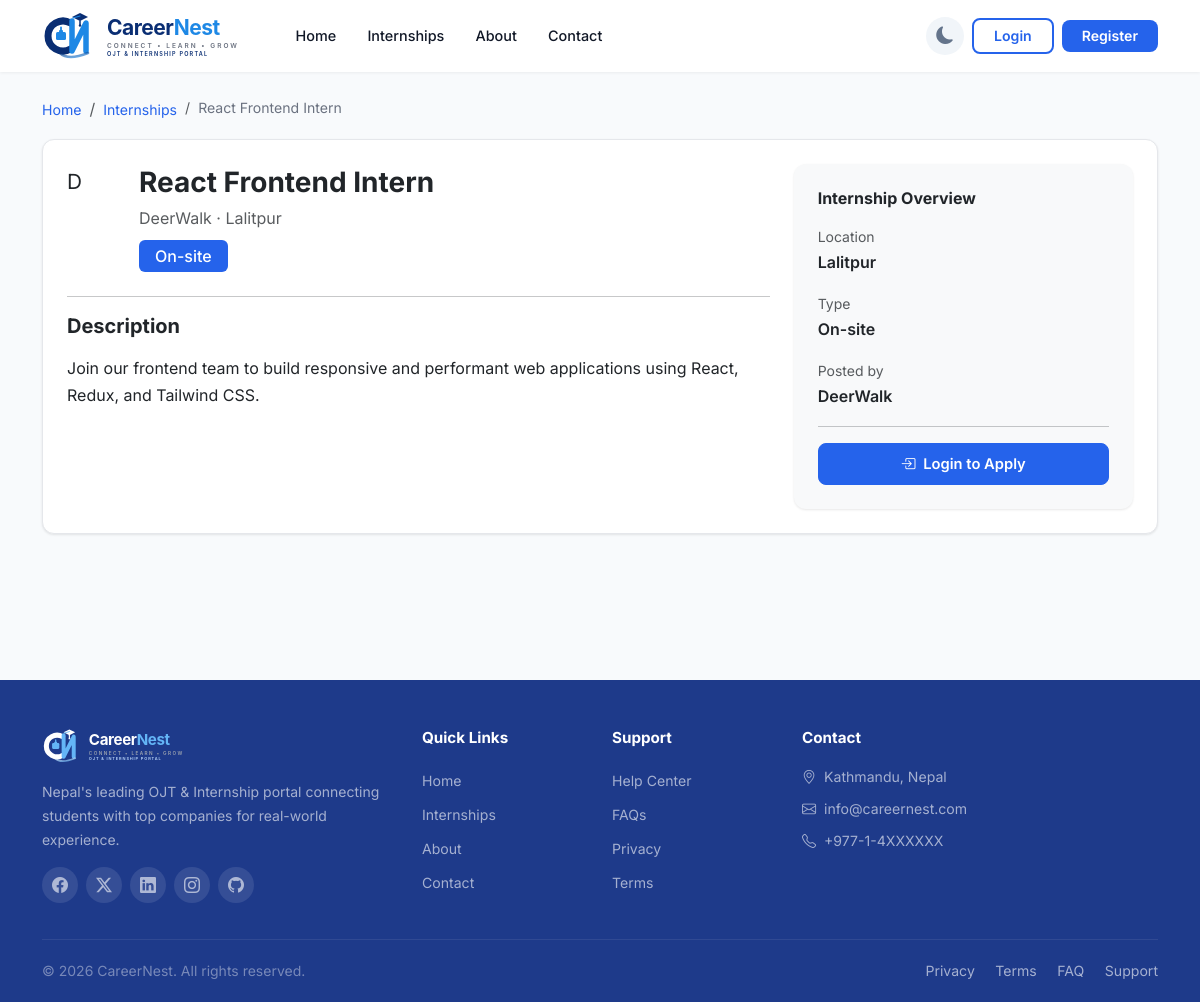
Screenshot of /internships/2/ with the database file from the repository.
### internships/models.py (models this page shows, shortened)
class Internship(models.Model):
    TYPE_CHOICES = [
        ('remote', 'Remote'),
        ('onsite', 'On-site'),
        ('hybrid', 'Hybrid'),
    ]
    company = models.ForeignKey(
        Company, on_delete=models.CASCADE, related_name='internships'
    )
    title = models.CharField(max_length=200)
    description = models.TextField()
    skills_required = models.CharField(max_length=500, blank=True, help_text="Comma separated skills")
    location = models.CharField(max_length=100)
    internship_type = models.CharField(max_length=20, choices=TYPE_CHOICES, default='onsite')
    duration = models.CharField(max_length=100, blank=True, help_text="e.g. 3 months")
    stipend = models.CharField(max_length=100, blank=True, help_text="e.g. Rs. 10,000/month")
    created_at = models.DateTimeField(auto_now_add=True)

### companies/models.py (models this page shows, shortened)
class Company(models.Model):
    user = models.OneToOneField(
        User,
        on_delete=models.CASCADE,
        related_name='company'
    )
    company_name = models.CharField(
        max_length=100
    )
    description = models.TextField()
    is_approved = models.BooleanField(
        default=False
    )

### internships/views.py (the view)
# urls.py: path('<int:pk>/', views.internship_detail, name='internship_detail'),
def internship_detail(request, pk):
    internship = get_object_or_404(Internship, pk=pk)
    has_applied = False
    if request.user.is_authenticated:
        has_applied = Application.objects.filter(
            student=request.user, internship=internship
        ).exists()
    skills_list = [s.strip() for s in internship.skills_required.split(',') if s.strip()]
    return render(request, 'internships/detail.html', {
        'internship': internship,
        'has_applied': has_applied,
        'skills_list': skills_list,
    })

### accounts/context_processors.py (called while the page is built)
def notifications(request):
    if request.user.is_authenticated:
        return {
            'notifications': Notification.objects.filter(user=request.user)[:5],
            'unread_count': Notification.objects.filter(user=request.user, is_read=False).count(),
        }
    return {}

### templates/internships/detail.html (shortened to what this page needs)
{% extends 'base.html' %}
{% block content %}
<section class="py-4">
    <div class="container">
        <nav aria-label="breadcrumb">
            <ol class="breadcrumb">
                <li class="breadcrumb-item"><a href="/">Home</a></li>
                <li class="breadcrumb-item"><a href="{% url 'internship_list' %}">Internships</a></li>
                <li class="breadcrumb-item active">{{ internship.title }}</li>
            </ol>
        </nav>
        <div class="card p-4 fade-up">
            <div class="row g-4">
                <div class="col-lg-8">
                    <div class="d-flex align-items-start gap-3 mb-3">
                        <div class="company-logo" style="width: 56px; height: 56px; font-size: 1.3rem;">{{ internship.company.company_name|first|upper }}</div>
                        <div>
                            <h3 class="fw-bold mb-1">{{ internship.title }}</h3>
                            <p class="text-muted mb-2" style="font-size: 1rem;">{{ internship.company.company_name }} &middot; {{ internship.location }}</p>
                            <div class="d-flex flex-wrap gap-2 mb-2">
                                {% if internship.internship_type == 'remote' %}
                                <span class="badge bg-success fs-6 px-3 py-2">Remote</span>
                                {% elif internship.internship_type == 'hybrid' %}
                                <span class="badge bg-warning text-dark fs-6 px-3 py-2">Hybrid</span>
                                {% else %}
                                <span class="badge bg-primary fs-6 px-3 py-2">On-site</span>
                                {% endif %}
                            </div>
                        </div>
                    </div>
                    <hr>
                    <h5 class="fw-bold">Description</h5>
                    <p class="text-muted" style="line-height: 1.8;">{{ internship.description|linebreaks }}</p>
                </div>
                <div class="col-lg-4">
                    <div class="card bg-light border-0 p-4">
                        <h6 class="fw-bold mb-3">Internship Overview</h6>
                        <div class="d-flex flex-column gap-3">
                            <div><small class="text-muted d-block">Location</small><span class="fw-semibold">{{ internship.location }}</span></div>
                            <div><small class="text-muted d-block">Type</small><span class="fw-semibold">{{ internship.get_internship_type_display }}</span></div>
                            <div><small class="text-muted d-block">Posted by</small><span class="fw-semibold">{{ internship.company.company_name }}</span></div>
                        </div>
                        <hr>
                        <div class="d-grid">
                            {% if user.is_authenticated and not user.company and not user.is_staff %}
                                {% if has_applied %}
                                <button class="btn btn-success" disabled><i class="bi bi-check-circle"></i> Already Applied</button>
                                {% else %}
                                <a href="{% url 'apply_internship' internship.pk %}" class="btn btn-success"><i class="bi bi-send me-1"></i> Apply Now</a>
                                {% endif %}
                            {% elif not user.is_authenticated %}
                                <a href="{% url 'login' %}?next={{ request.path }}" class="btn btn-primary"><i class="bi bi-box-arrow-in-right me-1"></i> Login to Apply</a>
                            {% endif %}
                        </div>
                    </div>
                </div>
            </div>
        </div>
    </div>
</section>
{% endblock %}

### static/css/style.css (style rules this page uses)
:root { --primary: #2563EB; --primary-dark: #1D4ED8; --dark: #1E3A8A; --accent: #10B981; --highlight: #F59E0B; --danger: #EF4444; --bg: #F8FAFC; --card-bg: #FFFFFF; --text: #111827; --text-muted: #6B7280; --border: #E5E7EB; --shadow: 0 1px 3px rgba(0,0,0,0.06), 0 1px 2px rgba(0,0,0,0.04); --shadow-md: 0 10px 30px rgba(0,0,0,0.06); --shadow-lg: 0 20px 60px rgba(0,0,0,0.1); --radius: 12px; --radius-sm: 8px; --radius-lg: 20px; --navbar-height: 72px; --link: #2563EB; --link-hover: #1E3A8A; --bs-primary: #2563EB; --bs-primary-rgb: 37, 99, 235; --bs-success: #10B981; --bs-success-rgb: 16, 185, 129; --bs-warning: #F59E0B; --bs-warning-rgb: 245, 158, 11; --bs-danger: #EF4444; --bs-danger-rgb: 239, 68, 68; --bs-dark: #1E3A8A; --bs-dark-rgb: 30, 58, 138; }
* { box-sizing: border-box; }
body { font-family: 'Inter', 'Segoe UI', -apple-system, sans-serif; background-color: var(--bg); color: var(--text); line-height: 1.7; overflow-x: hidden; -webkit-font-smoothing: antialiased; }
h1, h2, h3, h4, h5, h6 { font-weight: 700; line-height: 1.3; }
p { line-height: 1.7; }
a { color: var(--primary); text-decoration: none; transition: color 0.2s; }
.btn { border-radius: var(--radius-sm); font-weight: 600; font-size: 0.92rem; padding: 0.55rem 1.4rem; transition: all 0.3s; }
.btn-primary { background: var(--primary); border-color: var(--primary); }
.card { border: 1px solid var(--border); border-radius: var(--radius); background: var(--card-bg); box-shadow: var(--shadow); transition: all 0.3s; }
.badge { font-weight: 500; padding: 0.35em 0.75em; font-size: 0.78rem; border-radius: 6px; }
.fade-up { opacity: 0; transform: translateY(30px); transition: opacity 0.6s ease-out, transform 0.6s ease-out; }
.fade-up.visible { opacity: 1; transform: translateY(0); }
html { scroll-behavior: smooth; }
.breadcrumb { background: transparent; padding: 0; margin-bottom: 1rem; }
.breadcrumb-item a { color: var(--primary); font-size: 0.88rem; }
.breadcrumb-item.active { color: var(--text-muted); font-size: 0.88rem; }
body, .navbar, .card, .dash-stat, .dash-sidebar, .stat-card, .feature-card, .testimonial-card, .search-wrapper, .internship-card, .company-logo-card, .form-control, .form-select, .table, .dropdown-menu, .dropdown-item, .list-group-item, .card-header, .card-footer, .btn-ghost, .badge { transition: background-color 0.3s, color 0.3s, border-color 0.3s; }

### rows the page displays
Internship: title "React Frontend Intern", company.company_name|first "D", company.company_name "DeerWalk", location "Lalitpur", description "Join our frontend team to build responsive and performant web applications using React, Redux, and Tailwind CSS.", internship_type "On-site"
